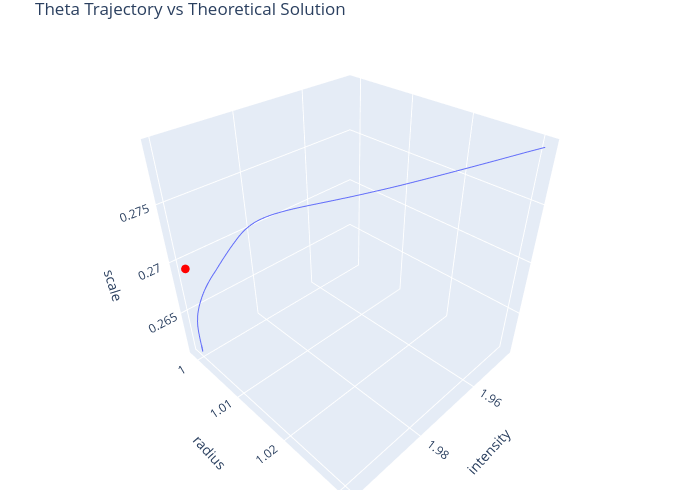

Notebook code for this chart:
### Code cell
#| code-summary: "Plot theta"
#| echo: false
from plotly import express as px
import plotly.io as pio
pio.renderers.default = "plotly_mimetype+notebook_connected"

def theta_algorithm_1(model, alphax, Nx, alphad, Nd, n_batches, n_epochs):
    # model is a neural network
    # n_epochs is the number of iterations of the training loop
    
    # make the dataset
    X = algorithm_2(alphax, Nx*n_batches)
    D = algorithm_2(alphad, Nd*n_batches)
    
    # optimizer
    optimizer = torch.optim.Adam(model.parameters(), lr=1e-3)
    
    # training loop
    theta_list = [model.theta.detach().cpu().clone()]
    for epoch in tqdm(range(n_epochs), leave=False):
        # shuffle the datasets
        X = X[torch.randperm(len(X))]
        D = D[torch.randperm(len(D))]
        
        for i in tqdm(range(n_batches), leave=False):
            # get batches
            Xbatch = X[i*Nx:(i+1)*Nx]
            Ybatch = D[i*Nd:(i+1)*Nd]
            
            # l1 update
            optimizer.zero_grad()
            l1 = loss_function_1(model, Xbatch)
            l1.backward()
            optimizer.step()
            
            # l2 update
            optimizer.zero_grad()
            l2 = loss_function_2(model, Ybatch, method)
            l2.backward()
            optimizer.step()
            
            # save result
            theta_list.append(model.theta.detach().cpu().clone())
    
    return theta_list

"""
    In this example we have an ideal model:
        A * exp(-B*(||x||^2-C)^2)
    where A>0, B>0, C>0 are the parameters to be learned.
"""
theta_theory = torch.tensor([1.85458654213, 1.0, -1.3101303577423096])
class SimpleModel(torch.nn.Module):
    def __init__(self):
        super().__init__()
        self.theta = torch.nn.Parameter(torch.randn(3)*0.1 + theta_theory)

    def forward(self, x):
        theta1, theta2, theta3 = self.theta
        return torch.exp(-F.softplus(theta1) * (torch.sum(x**2, dim=-1) - theta2**2)**2 + theta3)

# model
model = SimpleModel()

# training
theta_trace_list = theta_algorithm_1(model, 0.8, 256, 0.8, 512, 200, 10)

# plot theta trace as trajectory in 3D (by using plotly)
theta_trace_array = torch.stack(theta_trace_list, dim=0)
theta_trace_array[:,0] = F.softplus(theta_trace_array[:,0])
theta_trace_array[:,1] = theta_trace_array[:,1]
theta_trace_array[:,2] = torch.exp(theta_trace_array[:,2])
theta_theory[0] = F.softplus(theta_theory[0])
theta_theory[1] = theta_theory[1]
theta_theory[2] = torch.exp(theta_theory[2])
fig = px.line_3d(
    x=theta_trace_array.detach().numpy()[:,0],
    y=theta_trace_array.detach().numpy()[:,1],
    z=theta_trace_array.detach().numpy()[:,2],
    labels={'x': 'intensity', 'y': 'radius', 'z': 'scale'}
)
fig.update_traces(name='theta trajectory')
fig.update_layout(scene=dict(
    xaxis_title='intensity',
    yaxis_title='radius',
    zaxis_title='scale'
))
fig.add_scatter3d(
    x=[theta_theory[0]],
    y=[theta_theory[1]],
    z=[theta_theory[2]],
    mode='markers',
    marker=dict(size=5, color='red')
)
fig.update_layout(
    width=700,
    height=500,
    margin=dict(l=10, r=10, t=30, b=10),
    title='Theta Trajectory vs Theoretical Solution',
    showlegend=False,
    scene=dict(
        aspectmode="cube"
    )
)
fig.show()

### Figure 1 — Plotly figure (JSON) as saved in the notebook; plotly's stock layout.template omitted (floating-point values rounded to 4 significant figures; data arrays with more than 128 entries replaced by an {"elided": "..."} marker saying what was removed)
{"data": [{"hovertemplate": "intensity=%{x}<br>radius=%{y}<br>scale=%{z}<extra></extra>", "legendgroup": "", "line": {"color": "#636efa", "dash": "solid"}, "marker": {"symbol": "circle"}, "mode": "lines", "name": "theta trajectory", "scene": "scene", "showlegend": false, "type": "scatter3d", "x": {"elided": "2001 float values"}, "y": {"elided": "2001 float values"}, "z": {"elided": "2001 float values"}}, {"marker": {"color": "red", "size": 5}, "mode": "markers", "type": "scatter3d", "x": [2], "y": [1], "z": [0.2698]}], "layout": {"height": 500, "legend": {"tracegroupgap": 0}, "margin": {"b": 10, "l": 10, "r": 10, "t": 30}, "scene": {"aspectmode": "cube", "domain": {"x": [0, 1], "y": [0, 1]}, "xaxis": {"title": {"text": "intensity"}}, "yaxis": {"title": {"text": "radius"}}, "zaxis": {"title": {"text": "scale"}}}, "showlegend": false, "title": {"text": "Theta Trajectory vs Theoretical Solution"}, "width": 700}}
